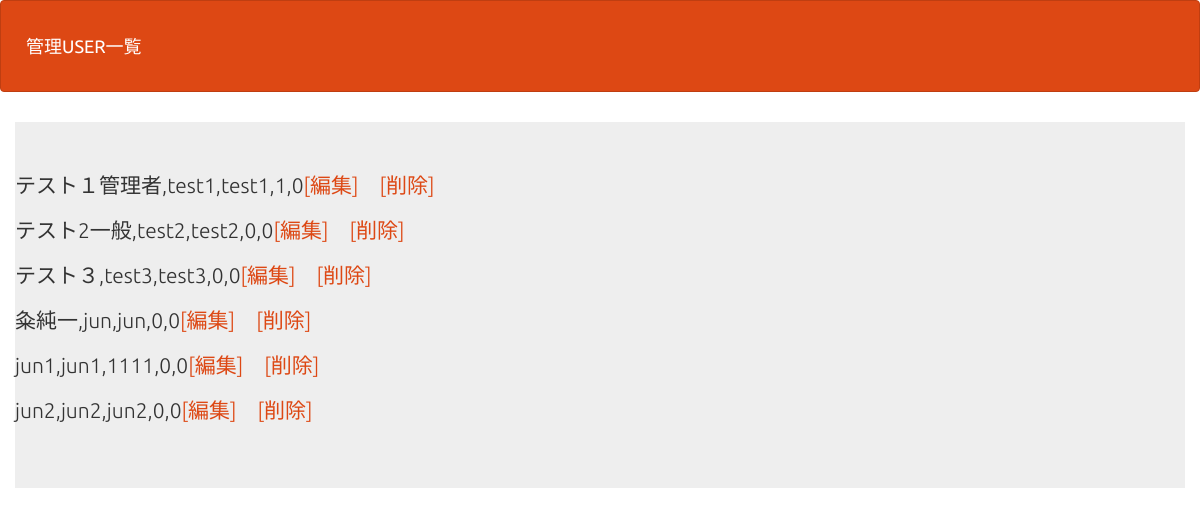
/user/user_select.php, run on the app's committed database.
### tables this page shows
CREATE TABLE `gs_user_table` (
  `id` int(12) NOT NULL,
  `name` varchar(64) NOT NULL,
  `lid` varchar(128) NOT NULL,
  `lpw` varchar(255) NOT NULL,
  `kanri_flg` int(1) NOT NULL,
  `life_flg` int(1) NOT NULL,
  `indate` datetime NOT NULL
);

### user/user_select.php (the view, shortened to what this page needs)
<?php
$pdo = db_con();
$stmt = $pdo->prepare("SELECT * FROM gs_user_table");
$status = $stmt->execute();
$view = "";
if ($status == false) {
    sqlError($stmt);
} else {
    while ($result = $stmt->fetch(PDO::FETCH_ASSOC)) {
        $view .= '<p>';
        $view .= $result["name"] . "," . $result["lid"] . "," . $result["lpw"] . "," . $result["kanri_flg"] . "," . $result["life_flg"];
        $view .= '<a href="user_detail.php?id='.$result["id"].'">';
        $view .= "[編集]";
        $view .= '</a>';
        $view .= '　';
        $view .= '<a href="user_delete.php?id='.$result["id"].'">';
        $view .= "[削除]";
        $view .= '</a>';
        $view .= '</p>';
    }
}
?>
<!DOCTYPE html>
<html lang="ja">
<head>
<link rel="stylesheet" href="css/range.css">
<link href="css/bootstrap.min.css" rel="stylesheet">
</head>
<body id="main">
<header>
  <nav class="navbar navbar-default">
    <div class="container-fluid">
      <div class="navbar-header">
      <a class="navbar-brand" href="user_index.php">管理USER一覧</a>
      </div>
    </div>
  </nav>
</header>
<div>
    <div class="container jumbotron"><?=$view?></div>
</div>
</body>
</html>

### user/user_select.php (style rules this page uses)
div { padding: 10px;font-size:16px; }

### data on the page
gs_user_table: value "テスト１管理者,test1,test1,1,0 [編集] [削除]"
gs_user_table: value "テスト2一般,test2,test2,0,0 [編集] [削除]"
gs_user_table: value "テスト３,test3,test3,0,0 [編集] [削除]"
gs_user_table: value "粂純一,jun,jun,0,0 [編集] [削除]"
gs_user_table: value "jun1,jun1,1111,0,0 [編集] [削除]"
gs_user_table: value "jun2,jun2,jun2,0,0 [編集] [削除]"
